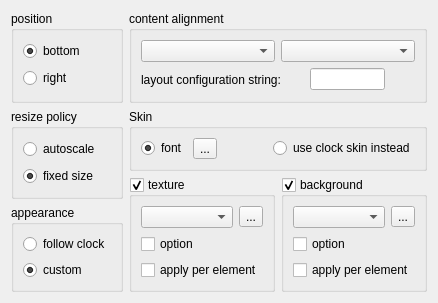
<?xml version="1.0" encoding="UTF-8"?>
<ui version="4.0">
 <class>plugin::text::impl::AppearanceSettingsWidget</class>
 <widget class="QWidget" name="plugin::text::impl::AppearanceSettingsWidget">
  <property name="geometry">
   <rect>
    <x>0</x>
    <y>0</y>
    <width>414</width>
    <height>287</height>
   </rect>
  </property>
  <property name="sizePolicy">
   <sizepolicy hsizetype="Preferred" vsizetype="Fixed">
    <horstretch>0</horstretch>
    <verstretch>0</verstretch>
   </sizepolicy>
  </property>
  <property name="windowTitle">
   <string>Appearance</string>
  </property>
  <layout class="QGridLayout" name="gridLayout">
   <item row="0" column="0">
    <widget class="QGroupBox" name="position_group">
     <property name="title">
      <string>position</string>
     </property>
     <layout class="QVBoxLayout" name="position_layout">
      <item>
       <widget class="QRadioButton" name="pos_bottom">
        <property name="text">
         <string>bottom</string>
        </property>
        <property name="checked">
         <bool>true</bool>
        </property>
       </widget>
      </item>
      <item>
       <widget class="QRadioButton" name="pos_right">
        <property name="text">
         <string>right</string>
        </property>
       </widget>
      </item>
     </layout>
    </widget>
   </item>
   <item row="0" column="1" colspan="2">
    <widget class="QGroupBox" name="align_group">
     <property name="title">
      <string>content alignment</string>
     </property>
     <layout class="QVBoxLayout" name="alignment_layout">
      <item>
       <layout class="QHBoxLayout" name="horizontalLayout_2">
        <item>
         <widget class="QComboBox" name="align_h_box"/>
        </item>
        <item>
         <widget class="QComboBox" name="align_v_box"/>
        </item>
       </layout>
      </item>
      <item>
       <layout class="QHBoxLayout" name="horizontalLayout_3" stretch="1,0,0">
        <item>
         <widget class="QLabel" name="layout_cfg_label">
          <property name="text">
           <string>layout configuration string:</string>
          </property>
         </widget>
        </item>
        <item>
         <widget class="QLineEdit" name="layout_cfg_edit">
          <property name="maximumSize">
           <size>
            <width>75</width>
            <height>16777215</height>
           </size>
          </property>
         </widget>
        </item>
        <item>
         <widget class="QToolButton" name="layout_cfg_help_btn">
          <property name="autoRaise">
           <bool>true</bool>
          </property>
         </widget>
        </item>
       </layout>
      </item>
     </layout>
    </widget>
   </item>
   <item row="1" column="0" rowspan="2">
    <widget class="QGroupBox" name="resize_group">
     <property name="title">
      <string>resize policy</string>
     </property>
     <layout class="QVBoxLayout" name="resize_layout">
      <item>
       <widget class="QRadioButton" name="resize_auto">
        <property name="text">
         <string>autoscale</string>
        </property>
       </widget>
      </item>
      <item>
       <widget class="QRadioButton" name="resize_fixed">
        <property name="text">
         <string>fixed size</string>
        </property>
        <property name="checked">
         <bool>true</bool>
        </property>
       </widget>
      </item>
     </layout>
    </widget>
   </item>
   <item row="1" column="1" colspan="2">
    <widget class="QGroupBox" name="skin_group">
     <property name="title">
      <string>Skin</string>
     </property>
     <layout class="QHBoxLayout" name="skin_layout">
      <item>
       <widget class="QRadioButton" name="font_rbtn">
        <property name="text">
         <string>font</string>
        </property>
        <property name="checked">
         <bool>true</bool>
        </property>
       </widget>
      </item>
      <item>
       <widget class="QToolButton" name="font_select">
        <property name="text">
         <string notr="true">...</string>
        </property>
       </widget>
      </item>
      <item>
       <spacer name="horizontalSpacer">
        <property name="orientation">
         <enum>Qt::Orientation::Horizontal</enum>
        </property>
        <property name="sizeHint" stdset="0">
         <size>
          <width>40</width>
          <height>20</height>
         </size>
        </property>
       </spacer>
      </item>
      <item>
       <widget class="QRadioButton" name="skin_rbtn">
        <property name="text">
         <string>use clock skin instead</string>
        </property>
       </widget>
      </item>
     </layout>
    </widget>
   </item>
   <item row="2" column="1" rowspan="2">
    <widget class="QGroupBox" name="tx_group">
     <property name="title">
      <string>texture</string>
     </property>
     <property name="checkable">
      <bool>true</bool>
     </property>
     <layout class="QGridLayout" name="gridLayout_3">
      <item row="0" column="1">
       <widget class="QToolButton" name="tx_btn">
        <property name="text">
         <string notr="true">...</string>
        </property>
       </widget>
      </item>
      <item row="0" column="0">
       <widget class="QComboBox" name="tx_options_box"/>
      </item>
      <item row="2" column="0" colspan="2">
       <widget class="QCheckBox" name="tx_per_char">
        <property name="text">
         <string>apply per element</string>
        </property>
       </widget>
      </item>
      <item row="1" column="0" colspan="2">
       <widget class="QCheckBox" name="tx_option">
        <property name="text">
         <string notr="true">option</string>
        </property>
       </widget>
      </item>
     </layout>
    </widget>
   </item>
   <item row="2" column="2" rowspan="2">
    <widget class="QGroupBox" name="bg_group">
     <property name="title">
      <string>background</string>
     </property>
     <property name="checkable">
      <bool>true</bool>
     </property>
     <layout class="QGridLayout" name="gridLayout_4">
      <item row="0" column="0">
       <widget class="QComboBox" name="bg_options_box"/>
      </item>
      <item row="1" column="0" colspan="2">
       <widget class="QCheckBox" name="bg_option">
        <property name="text">
         <string notr="true">option</string>
        </property>
       </widget>
      </item>
      <item row="0" column="1">
       <widget class="QToolButton" name="bg_btn">
        <property name="text">
         <string notr="true">...</string>
        </property>
       </widget>
      </item>
      <item row="2" column="0" colspan="2">
       <widget class="QCheckBox" name="bg_per_char">
        <property name="text">
         <string>apply per element</string>
        </property>
       </widget>
      </item>
     </layout>
    </widget>
   </item>
   <item row="3" column="0">
    <widget class="QGroupBox" name="appearance_group">
     <property name="title">
      <string>appearance</string>
     </property>
     <layout class="QVBoxLayout" name="appearance_layout">
      <item>
       <widget class="QRadioButton" name="appear_follow">
        <property name="text">
         <string>follow clock</string>
        </property>
       </widget>
      </item>
      <item>
       <widget class="QRadioButton" name="appear_custom">
        <property name="text">
         <string>custom</string>
        </property>
        <property name="checked">
         <bool>true</bool>
        </property>
       </widget>
      </item>
     </layout>
    </widget>
   </item>
  </layout>
 </widget>
 <resources/>
 <connections>
  <connection>
   <sender>appear_custom</sender>
   <signal>toggled(bool)</signal>
   <receiver>tx_group</receiver>
   <slot>setEnabled(bool)</slot>
   <hints>
    <hint type="sourcelabel">
     <x>84</x>
     <y>249</y>
    </hint>
    <hint type="destinationlabel">
     <x>125</x>
     <y>202</y>
    </hint>
   </hints>
  </connection>
  <connection>
   <sender>appear_custom</sender>
   <signal>toggled(bool)</signal>
   <receiver>bg_group</receiver>
   <slot>setEnabled(bool)</slot>
   <hints>
    <hint type="sourcelabel">
     <x>72</x>
     <y>257</y>
    </hint>
    <hint type="destinationlabel">
     <x>273</x>
     <y>257</y>
    </hint>
   </hints>
  </connection>
  <connection>
   <sender>font_rbtn</sender>
   <signal>toggled(bool)</signal>
   <receiver>font_select</receiver>
   <slot>setEnabled(bool)</slot>
   <hints>
    <hint type="sourcelabel">
     <x>145</x>
     <y>141</y>
    </hint>
    <hint type="destinationlabel">
     <x>193</x>
     <y>141</y>
    </hint>
   </hints>
  </connection>
  <connection>
   <sender>resize_fixed</sender>
   <signal>toggled(bool)</signal>
   <receiver>align_h_box</receiver>
   <slot>setEnabled(bool)</slot>
   <hints>
    <hint type="sourcelabel">
     <x>81</x>
     <y>166</y>
    </hint>
    <hint type="destinationlabel">
     <x>239</x>
     <y>50</y>
    </hint>
   </hints>
  </connection>
  <connection>
   <sender>resize_fixed</sender>
   <signal>toggled(bool)</signal>
   <receiver>align_v_box</receiver>
   <slot>setEnabled(bool)</slot>
   <hints>
    <hint type="sourcelabel">
     <x>48</x>
     <y>170</y>
    </hint>
    <hint type="destinationlabel">
     <x>369</x>
     <y>47</y>
    </hint>
   </hints>
  </connection>
 </connections>
</ui>
